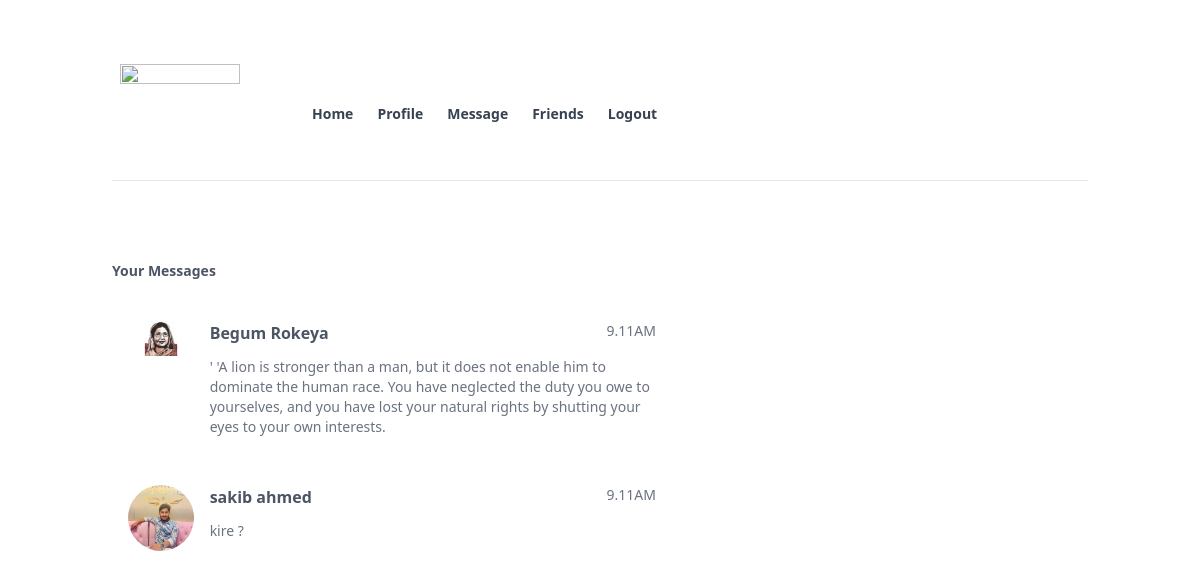
Page /conversion.php (signed in) on the committed database.
### tables this page shows
CREATE TABLE `conversion` (
  `conversion_id` int(11) NOT NULL,
  `friend_one` varchar(20) NOT NULL,
  `friend_two` varchar(20) NOT NULL
);

CREATE TABLE `user_info` (
  `username` varchar(15) NOT NULL,
  `first_name` varchar(150) NOT NULL,
  `last_name` varchar(150) NOT NULL,
  `gender` varchar(15) NOT NULL,
  `email` varchar(200) NOT NULL,
  `phone_no` int(15) NOT NULL,
  `date_of_birth` date NOT NULL,
  `address` varchar(200) NOT NULL,
  `password` varchar(200) NOT NULL,
  `profile_pic` varchar(255) NOT NULL
);

CREATE TABLE `message` (
  `message_id` int(11) NOT NULL,
  `from_friend` varchar(11) NOT NULL,
  `to_friend` varchar(11) NOT NULL,
  `msg_desc` text NOT NULL,
  `msg_time` timestamp NOT NULL DEFAULT current_timestamp() ON UPDATE current_timestamp(),
  `conversion_id` int(11) NOT NULL
);

### conversion.php (the view, shortened to what this page needs)
<?php require_once "header.php"; ?>
<?php require_once "db.php"; ?>
<?php
$username=$_SESSION["username"];
$conversion_sql= "SELECT friend_one,friend_two,conversion_id  FROM `conversion` WHERE friend_one ='$username' or friend_two='$username'";
$result = mysqli_query($conn, $conversion_sql);
echo '<h1 class="mt-20 mb-6 text-sm text-gray-600 font-semibold "> Your Messages</h1>';
while($row = mysqli_fetch_array($result))
{
    $id=$row["conversion_id"];
    $sql = "SELECT from_friend,to_friend FROM `message`  WHERE conversion_id=$id  ORDER BY msg_time DESC ";
    $res_one = mysqli_query($conn, $sql);
    $tmp=mysqli_fetch_array($res_one);
    if($tmp["from_friend"]==$username){
        $sql  =   "SELECT first_name,last_name, profile_pic, to_friend, msg_desc,msg_time,conversion_id FROM `message` LEFT JOIN `user_info`  ON message.to_friend=user_info.username   WHERE conversion_id=$id  ORDER BY msg_time DESC ";
    }
    else{
        $sql  =   "SELECT first_name,last_name, profile_pic, from_friend,msg_desc,msg_time,conversion_id FROM `message` LEFT JOIN `user_info`  ON message.from_friend=user_info.username   WHERE conversion_id=$id  ORDER BY msg_time DESC ";
    }
    $res= mysqli_query($conn, $sql);
    $msg=mysqli_fetch_array($res);
    echo'
<div class= "flex max-w-md p-4 max-w-xl  pb-8">
<div><img class="rounded-full" src="'.$msg["profile_pic"].'"   width=80 height=80/></div>
<div class="mx-4 flex flex-col space-y-3  w-full ">
<div class=" flex space-x-4  justify-between w-full">
 <a class="text-gray-600 text-md font-semibold" href="/message.php?id='.$id.'">'.$msg["first_name"].' '.$msg["last_name"].'</a>
 <div class="time text-gray-500 text-sm ">9.11AM</div>
 </div>
<p class="text-sm text-gray-500 ">
'.$msg["msg_desc"].'
</p>
</div>
</div>
';
}
echo("</div>");
?>

### rows in the picture
conversion: friend_two.profile_pic (picture), friend_two.first_name "Begum", friend_two.last_name "Rokeya", message.msg_desc "' 'A lion is stronger than a man, but it does not enable him to dominate the human race. You have neglected the duty you owe to yourselves, and you have lost your natural rights by shutting your eyes to your own interests."
conversion: friend_two.profile_pic (picture), friend_two.first_name "sakib", friend_two.last_name "ahmed", message.msg_desc "kire ?"
